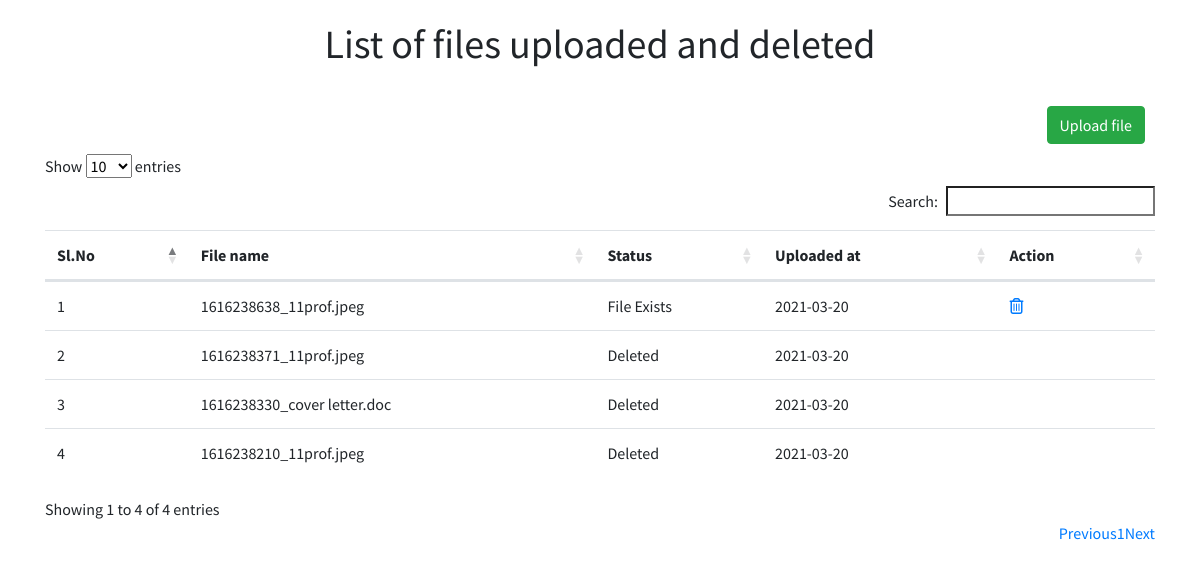
The page / on the database its author committed.
### tables this page shows
CREATE TABLE `files` (
  `id` int NOT NULL,
  `name` varchar(100) NOT NULL,
  `is_deleted` tinyint(1) NOT NULL,
  `created_at` date NOT NULL
);

### public_html/config/helper.php (called while the page is built, shortened)
<?php
class helper {
    public $mysqli;
    function __construct() {
        $servername = "db";
        $username = "root";
        $password = "test";
        $dbname = "white_rabbit";
        try {
            $conn = new PDO("mysql:host=$servername;dbname=$dbname", $username, $password);
            $conn->setAttribute(PDO::ATTR_ERRMODE, PDO::ERRMODE_EXCEPTION);
        } catch (PDOException $e) {
            echo $sql . "<br>" . $e->getMessage();
        }
        $this->mysqli = $conn;
    }
    public function getAllFiles() {
        $response = ['status' => 'failed', 'message' => 'No data found'];
        $sql = "SELECT * FROM `files` order by id desc";
        $stmt = $this->mysqli->prepare($sql);
        $stmt->execute();
        $result = $stmt->fetchAll();
        if (!empty($result)) {
            $response = ['status' => 'success', 'message' => 'data fetched successfully.', 'data' => $result];
        }
        return $response;
    }
}

### public_html/index.php (the view, shortened to what this page needs)
<?php
include './config/helper.php';
$obj = new helper();
$filesDatas = $obj->getAllFiles();
if (!empty($filesDatas['data'])) {
    $filesData = $filesDatas['data'];
}
?>
<!doctype html>
<html lang="en">
    <head>
        <link rel="stylesheet" href="https://maxcdn.bootstrapcdn.com/bootstrap/4.0.0/css/bootstrap.min.css">
        <link rel="stylesheet" href="https://cdn.datatables.net/1.10.24/css/dataTables.bootstrap4.min.css">
        <link rel="stylesheet" href="css/index-listing.css" >
    </head>
    <body>
        <h1>List of files uploaded and deleted</h1>
        <div class="container">
            <div class="create-new-contianer">
                <a href="upload-file.php"><button id="submitForm" class="btn btn-success">Upload file</button></a>
            </div>
            <div class="row">
                <div class="col">
                    <table id="example" class="display table" style="width:100%">
                        <thead>
                            <tr>
                                <th>Sl.No</th>
                                <th>File name</th>
                                <th>Status</th>
                                <th>Uploaded at</th>
                                <th>Action</th>
                            </tr>
                        </thead>
                        <tbody>
                            <?php
                            if (!empty($filesDatas['data'])) {
                                foreach ($filesData as $key => $file) {
                                    if ($file['is_deleted'] == true) {
                                        $status = 'Deleted';
                                    } else {
                                        $status = 'File Exists';
                                    }
                                    ?>
                                    <tr>
                                        <td><?= $key + 1 ?></td>
                                        <td><?= $file['name'] ?></td>
                                        <td><?= $status ?></td>
                                        <td><?= $file['created_at'] ?></td>
                                        <?php if ($file['is_deleted'] == false) { ?>
                                            <td><a href="_delete_file.php?id=<?= $file['id'] ?>"><i class="far fa-trash-alt"></i></a></td>
                                                <?php } else {
                                                    ?>
                                            <td></td>
                                            <?php
                                        }
                                        ?>
                                    </tr>
                                    <?php
                                }
                            }
                            ?>
                        </tbody>
                    </table>
                </div>
            </div>
        </div>
    </body>
</html>

### public_html/css/index-listing.css (style rules this page uses)
body { font-family: 'Source Sans Pro','Helvetica Neue',Helvetica,Arial,sans-serif; font-weight: 400; }
h1 { text-align: center; padding: 20px; }
.create-new-contianer { text-align: right; padding: 10px; }

### rows shown on the page
files: name "1616238638_11prof.jpeg", is_deleted "File Exists", created_at "2021-03-20"
files: name "1616238371_11prof.jpeg", is_deleted "Deleted", created_at "2021-03-20"
files: name "1616238330_cover letter.doc", is_deleted "Deleted", created_at "2021-03-20"
files: name "1616238210_11prof.jpeg", is_deleted "Deleted", created_at "2021-03-20"
